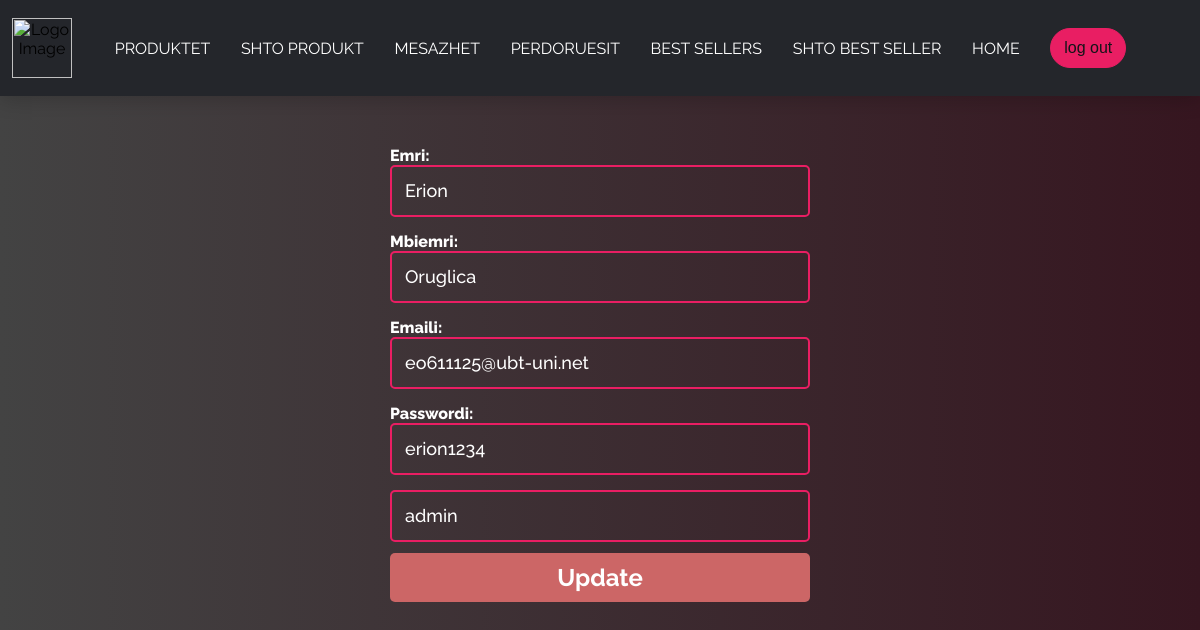
Screenshot of /php/views/edit-users.php?id=1 with the database file from the repository.
### tables this page shows
CREATE TABLE `user` (
  `Id` int(11) NOT NULL,
  `Emri` varchar(255) NOT NULL,
  `Mbiemri` varchar(255) NOT NULL,
  `Emaili` varchar(255) NOT NULL,
  `Password` varchar(255) NOT NULL,
  `role` varchar(255) NOT NULL DEFAULT 'user'
);

### php/Controllers/userController.php (called while the page is built, shortened)
<?php
require_once '../config/Database.php';
    class userController{
        public $db;
        public function __construct(){
            $this->db=new Database;
        }
        public function editUsers($id){
            $query=$this->db->pdo->prepare('SELECT * from user WHERE id=:id');
            $query->bindParam(':id',$id);
            $query->execute();
            return $query->fetch();
        }
    }
    ?>

### php/config/Database.php (called while the page is built, shortened)
<?php
class Database{
    public function __construct(){
        try{
            $link=new PDO('mysql:host=localhost;dbname=techstore','root','');
            $this->pdo=$link;
        }catch(PDOException $exception){
            die($exception->getMessage());
        }
    }
}
?>

### php/views/edit-users.php (the view, shortened to what this page needs)
<?php
require_once '../controllers/userController.php';
if(isset($_GET['id'])){
    $userid=$_GET['id'];
}
$user= new userController;
$currentuser=$user->editUsers($userid);
include "../components/headerAdmin.php";
?>
<link rel="stylesheet" href="../../css/form.css">
<div>
    <form method="POST">
        Emri:
        <input type="text" name="Emri" class="input" value="<?php echo $currentuser['Emri'];?>">
        <br>
        Mbiemri:
        <input type="text" name="Mbiemri" class="input" value="<?php echo $currentuser['Mbiemri'];?>">
        <br>
        Emaili:
        <input type="text" name="Emaili" class="input" value="<?php echo $currentuser['Emaili'];?>">
        <br>
        Passwordi:
        <input type="text" name="Password" class="input" value="<?php echo $currentuser['Password'];?>">
        <br>
        <input type="text" name="role" class="input" value="<?php echo $currentuser['role'];?>">
        <br>
        <input type="submit" name="submit" value="Update" class ="save">
    </form>
</div>

### css/nav.css (style rules this page uses)
body { margin: 0; padding: 0; box-sizing: border-box; font-family: "Raleway", sans-serif; overflow-x: hidden; }

### css/form.css (style rules this page uses)
body { background-image: linear-gradient(to right, #434343 0%, #361620 100%); font-family: "Raleway", sans-serif; overflow-x: hidden; }
form { max-width:420px; margin:50px auto; color: white; font-weight: 800; }
.input { color:white; font-family: "Raleway", sans-serif; font-weight:500; font-size: 18px; border-radius: 5px; line-height: 22px; background-color: transparent; border:2px solid #e91e63; transition: all 0.3s; padding: 13px; margin-bottom: 15px; width:100%; box-sizing: border-box; outline:0; }
[type="submit"] { font-family: "Raleway", sans-serif; width: 100%; background:#CC6666; border-radius:5px; border:0; cursor:pointer; color:white; font-size:24px; padding-top:10px; padding-bottom:10px; transition: all 0.3s; margin-top:-4px; font-weight:700; }

### rows the page displays
user: Emri "Erion", Mbiemri "Oruglica", Emaili "eo611125@ubt-uni.net", Password "erion1234", role "admin"
